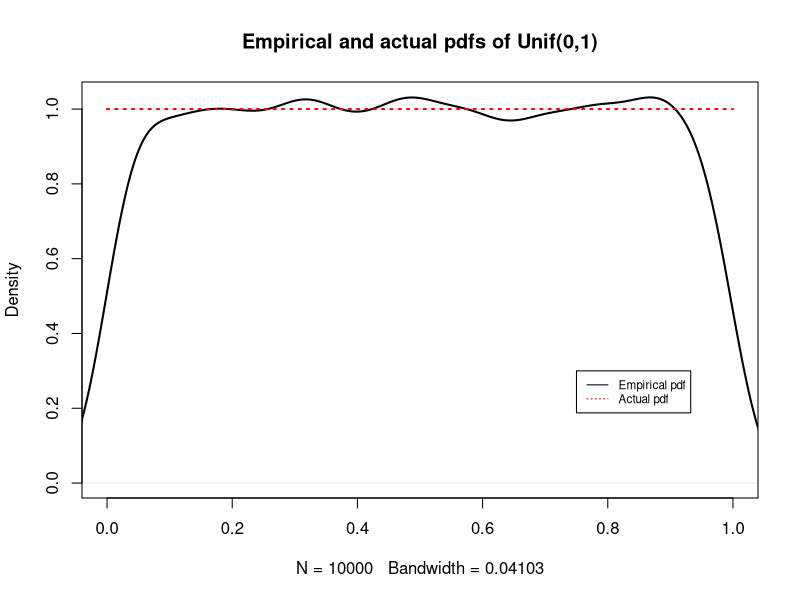
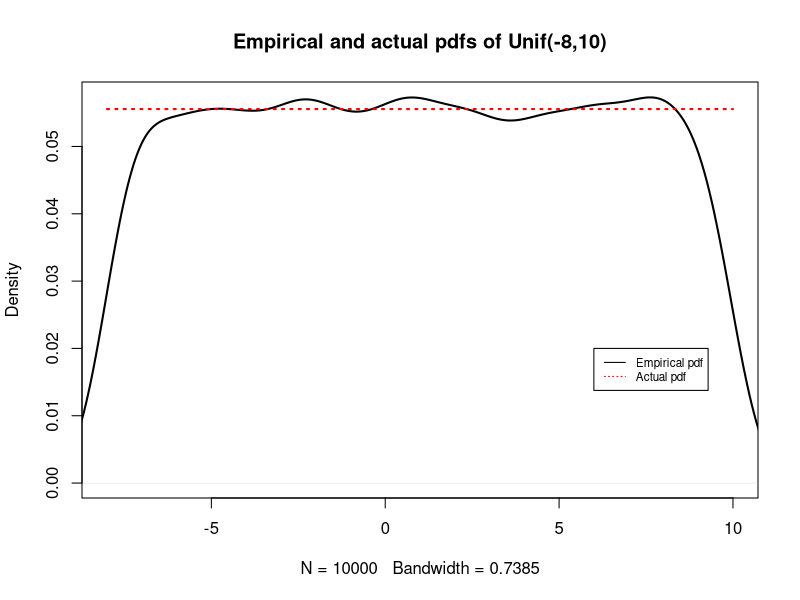
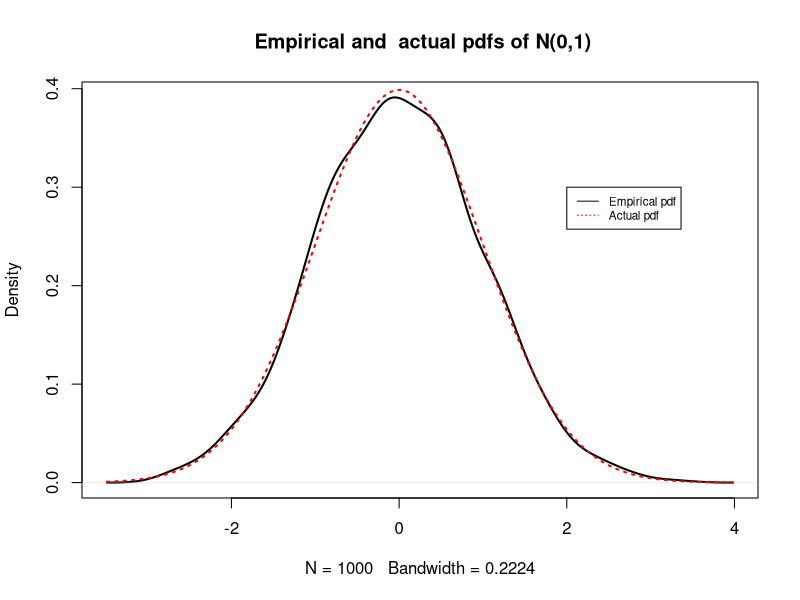

These charts were generated, in order, by the following R code:
## To be used for this weeks lab 1


## Set the seed so we can reproduce the answers necessary
set.seed(42)


## Question 1 : Warm-up: pseudo-RNG for Uniform Distribution



## Generating Pseudo random numbers

## 1. Linear Congruential generator

## 1.1

r.myunif = function(n, X0){
  ##Initialisation
  
  M<-2^32; 
  a<-1103515245; 
  b<-12345
  ##fix random seed
  
  ##Generate2000pseudo-randomnumbers
  
  X<-NULL 
  for (i in 1:n){
    if (i==1){
      X[i] <- (a*X0 +b) %% M
    }else X[i]<-(a*X[i-1] +b) %% M
    
  }
  Y<-X/M
  return(Y)
}

r.myunif(10, 42)
r.myunif(100, 42)

data1 <- r.myunif(10000, 42)


## 1.2

plot(density(data1), lwd=2, xlim=c(0,1),main="Empirical and actual pdfs of Unif(0,1)" ) # density plot
curve(dunif(x), from=0, to=1, add=T, lwd=2, lty=3, col="red")
legend(x=0.75, y=0.3, legend=c("Empirical pdf","Actual pdf"),lty=c(1,3), col=c("black", "red"), cex =0.7)


## 1.3


r.myunif1 = function(n, X0, min, max){
  ##Initialisation
  
  M<-2^32; 
  a<-1103515245; 
  b<-12345
  ##fix random seed
  
  ##Generate2000pseudo-randomnumbers
  
  X<-NULL
  for (i in 1:n){
    if (i==1){
      X[i] <- (a*X0 +b) %% M
    }else X[i]<-(a*X[i-1] +b) %% M
    
  }
  Y<- min + X/M*(max - min)
  return(Y)
}

r.myunif1(10, 42, 0, 1)
r.myunif1(10, 42, -8, 10)





## 1.4

data2 <-r.myunif1(10000, 42, -8, 10)
plot(density(data2), lwd=2, xlim=c(-8,10),main="Empirical and actual pdfs of Unif(-8,10)" ) # density plot
curve(dunif(x, min=-8, max=10), from=-8, to=10, add=T, lwd=2, lty=3, col="red")
legend(x=6, y=0.02, legend=c("Empirical pdf","Actual pdf"),lty=c(1,3), col=c("black", "red"), cex =0.7)


## Question 2

## 2.1

## 1. Draw U=u from Unif(0, 1).
## 2. Set x= 0 if U≤1−p; x= 1 if U > 1−p.
## 3. Deliver X=x


## 2.2

#function to Generate Bernoulli (p)
r.myBernoulli <-function(n, p){
  X <- NULL 
  for(i in 1:n) {
    u <-runif(1)
    if(u<=1-p){
      x=0
    }else{
      x=1
      }
    X[i] <- x 
  }
  
  return(X)
  
  }


## 2.3

data3 <- r.myBernoulli(n=1000 , p=0.6)
sum(data3)# count the number of 1s


## Question 3



## 3.1

##The algorithm is:

## 1. Draw X=x from Cauchy(0,1).
## 2. Draw Y=y from Unif(0,1).
## 3. If y≤√e2π f(x)/g(x) = √e/2(1 +x^2)e^−x2/2 accept X=x; else reject X=x

## The probability of acceptance is √e2π


## 3.2

# Function to generate N(0,1)
r.myNormal.C <-function(n){
  X <- NULL 
  count <- 0
  for(i in 1:n) {
    repeat{ x <-rcauchy(1)
    y <-runif(1)
    count <- count+1
    if (y <= sqrt(exp(1))/2*(1+x^2)*exp(-x^2/2)) {
      X[i] <- x
    break } 
    }
  }
  return(list(X=X, count=count))
}




## 3.3


result <-r.myNormal.C(n=1000)
data4 <- result$X # 1000 random samples
totalsamples <- result$count # number of total sample used in A-R sampling 
1000/totalsamples


## 3.4


plot(density(data4), lwd=2,  main=" Empirical and  actual pdfs of N(0,1)" ) # density plot
curve(dnorm(x), add=T, lwd=2, lty=3, col="red")
legend(x=2, y=0.3, legend=c("Empirical pdf","Actual pdf"),lty=c(1,3), col=c("black", "red"), cex =0.7)







